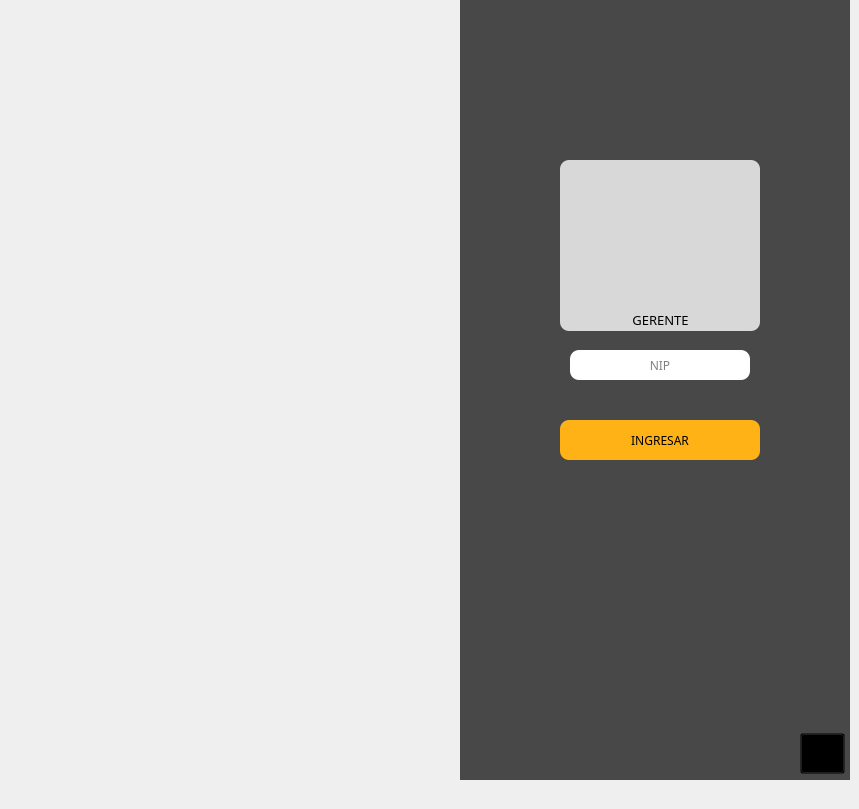
    <widget class="QWidget" name="gerente">
     <widget class="QWidget" name="g_der" native="true">
      <property name="geometry">
       <rect>
        <x>460</x>
        <y>-20</y>
        <width>390</width>
        <height>800</height>
       </rect>
      </property>
      <property name="styleSheet">
       <string notr="true">#g_der{
	background-color: rgb(72, 72, 72);}</string>
      </property>
      <widget class="QPushButton" name="gIngresar_pushButton">
       <property name="geometry">
        <rect>
         <x>100</x>
         <y>440</y>
         <width>200</width>
         <height>40</height>
        </rect>
       </property>
       <property name="sizePolicy">
        <sizepolicy hsizetype="Fixed" vsizetype="Fixed">
         <horstretch>0</horstretch>
         <verstretch>0</verstretch>
        </sizepolicy>
       </property>
       <property name="font">
        <font>
         <family>Calisto MT</family>
         <pointsize>9</pointsize>
        </font>
       </property>
       <property name="styleSheet">
        <string notr="true">QPushButton{
border-width: 0px;
border-radius: 9px;
background-color: rgb(255, 178, 21);}

QPushButton:hover{
	background: rgba(244,67,54,0.7);
    border-radius: 9px;
	color: white;
    selection-color: white;  
    padding: 2px 4px;

}
</string>
       </property>
       <property name="text">
        <string>INGRESAR</string>
       </property>
      </widget>
      <widget class="QLineEdit" name="NipGerente_lineEdit">
       <property name="geometry">
        <rect>
         <x>110</x>
         <y>370</y>
         <width>180</width>
         <height>30</height>
        </rect>
       </property>
       <property name="sizePolicy">
        <sizepolicy hsizetype="Fixed" vsizetype="Fixed">
         <horstretch>0</horstretch>
         <verstretch>0</verstretch>
        </sizepolicy>
       </property>
       <property name="font">
        <font>
         <family>Calisto MT</family>
        </font>
       </property>
       <property name="styleSheet">
        <string notr="true">QLineEdit{
border-radius: 9px;}</string>
       </property>
       <property name="echoMode">
        <enum>QLineEdit::Password</enum>
       </property>
       <property name="alignment">
        <set>Qt::AlignCenter</set>
       </property>
       <property name="placeholderText">
        <string>NIP</string>
       </property>
      </widget>
      <widget class="QPushButton" name="gSalir_pushButton">
       <property name="geometry">
        <rect>
         <x>340</x>
         <y>753</y>
         <width>45</width>
         <height>41</height>
        </rect>
       </property>
       <property name="styleSheet">
        <string notr="true">
background-color: transparent;</string>
       </property>
       <property name="text">
        <string/>
       </property>
       <property name="icon">
        <iconset resource="../../../../../Desktop/RepositorioRemoto/proyectoSaboreno/IMG/imags.qrc">
         <normaloff>:/iconos/salir.png</normaloff>:/iconos/salir.png</iconset>
       </property>
       <property name="iconSize">
        <size>
         <width>80</width>
         <height>55</height>
        </size>
       </property>
      </widget>
      <widget class="QLabel" name="label_14">
       <property name="geometry">
        <rect>
         <x>100</x>
         <y>330</y>
         <width>201</width>
         <height>20</height>
        </rect>
       </property>
       <property name="font">
        <font>
         <family>Calisto MT</family>
         <pointsize>10</pointsize>
        </font>
       </property>
       <property name="styleSheet">
        <string notr="true">color: rgb(0, 0, 0);</string>
       </property>
       <property name="text">
        <string>GERENTE</string>
       </property>
       <property name="alignment">
        <set>Qt::AlignCenter</set>
       </property>
      </widget>
      <widget class="QLabel" name="label_7">
       <property name="geometry">
        <rect>
         <x>100</x>
         <y>180</y>
         <width>200</width>
         <height>171</height>
        </rect>
       </property>
       <property name="styleSheet">
        <string notr="true">QLabel{
	background-color: rgba(255, 255, 255,200);
border-radius: 9px;
}</string>
       </property>
       <property name="text">
        <string/>
       </property>
      </widget>
      <widget class="QLabel" name="label_15">
       <property name="geometry">
        <rect>
         <x>140</x>
         <y>210</y>
         <width>131</width>
         <height>111</height>
        </rect>
       </property>
       <property name="styleSheet">
        <string notr="true">border-image: url(:/iconos/gerente.png);</string>
       </property>
       <property name="text">
        <string/>
       </property>
      </widget>
      <zorder>gIngresar_pushButton</zorder>
      <zorder>NipGerente_lineEdit</zorder>
      <zorder>gSalir_pushButton</zorder>
      <zorder>label_7</zorder>
      <zorder>label_14</zorder>
      <zorder>label_15</zorder>
     </widget>
     <widget class="QWidget" name="g_izq" native="true">
      <property name="geometry">
       <rect>
        <x>0</x>
        <y>-20</y>
        <width>460</width>
        <height>800</height>
       </rect>
      </property>
      <property name="styleSheet">
       <string notr="true">#g_izq{
	border-image: url(:/imagenes/rece.jpg)}</string>
      </property>
     </widget>
    </widget>
